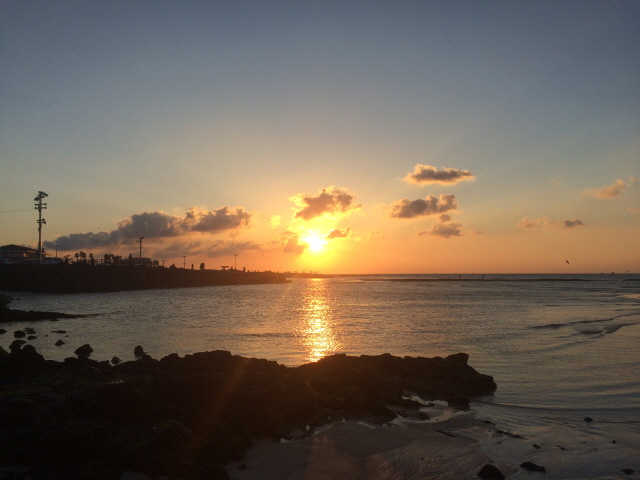
#> input picture images/img5.jpg, 640 x 480 px, found by its file name
$ python '감마.py'
#> lines starting #> are read from the running program, lines starting #| are printed output that depends on the picture
import cv2
import numpy as np
from matplotlib import pyplot as plt

img1 = cv2.imread('C:\\Users\\user\\Desktop\\OpenCv\\images\\img5.jpg', 0)
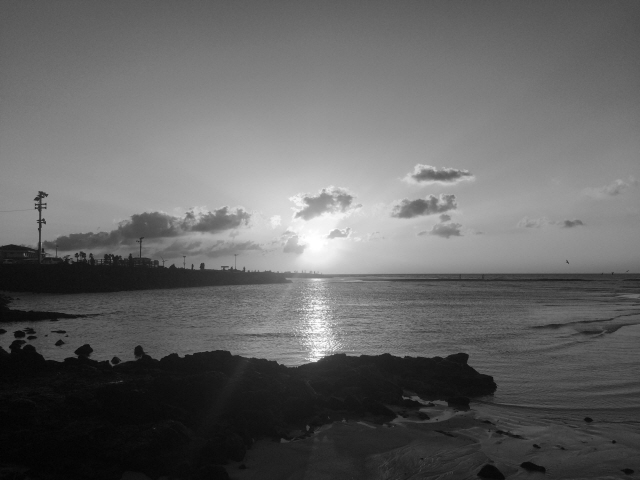
#> img1: shape (480, 640); min 0, max 255, mean 100.7

if img1 is None:
    print("no file found")
    exit()


multi_lut = np.full(shape=[256], fill_value=0, dtype=np.uint8)
log_lut = np.full(shape=[256], fill_value=0, dtype=np.uint8)
invol_lut = np.full(shape=[256], fill_value=0, dtype=np.uint8)
sel_lut = np.full(shape=[256], fill_value=0, dtype=np.uint8)

multi_v = 2; gamma1 = 0.1; gamma2 =0.6
thres1 = 5; thres2= 100

max_v_log = 255/np.log(1+255)
max_v_invol = 255/np.power(255, gamma1)
max_v_sel = 100/ np.power(thres2, gamma2)

for i in range(256):
    val = i * multi_v

    if val > 255 : val = 256
    multi_lut[i] = val
    log_lut[i] = np.round(max_v_log * np.log(1+i))

    invol_lut[i] = np.round(max_v_invol * np.power(i , gamma1))

    if i < thres1 : sel_lut[i] = i
    elif i > thres2 : sel_lut[i] = i
    else: sel_lut[i] = np.round(max_v_sel * np.power(i, gamma2))


ress = []
ress.append(img1)
ress.append(cv2.LUT(img1, multi_lut))
ress.append(cv2.LUT(img1, log_lut))
ress.append(cv2.LUT(img1, invol_lut))
ress.append(cv2.LUT(img1, sel_lut))

titles = ['입력 영상','상수곱','로그변환','거듭제곱','구간 변환']

plt.rc('font', family='Nanum Gotthic')

for i in range(5):
    plt.subplot(2,3,i+1)
    plt.imshow(ress[i])
    plt.title(titles[i])
    plt.xticks([]),plt.yticks([])

plt.show()
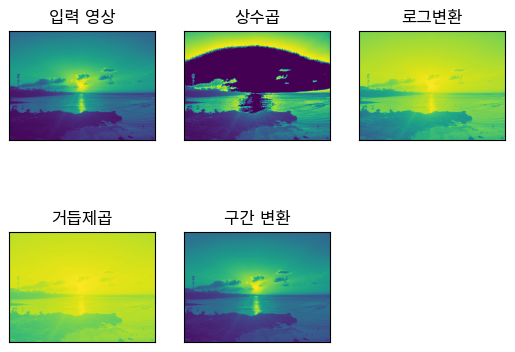
#> figure drawn by matplotlib, 5 panels

$ run again, with images/img1.jpg copied over images/img5.jpg
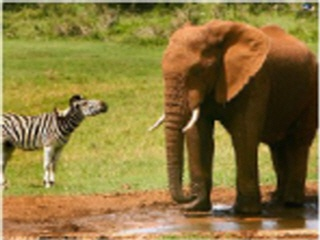
#> input picture images/img1.jpg, 320 x 240 px, found by its file name
#> `img1 = cv2.imread('C:\\Users\\user\\Desktop\\OpenCv\\images\\img5.jpg'..`:
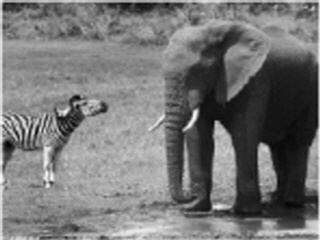
#> img1: shape (240, 320); min 1, max 250, mean 117.8

$ run again, with images/img11.jpg copied over images/img5.jpg
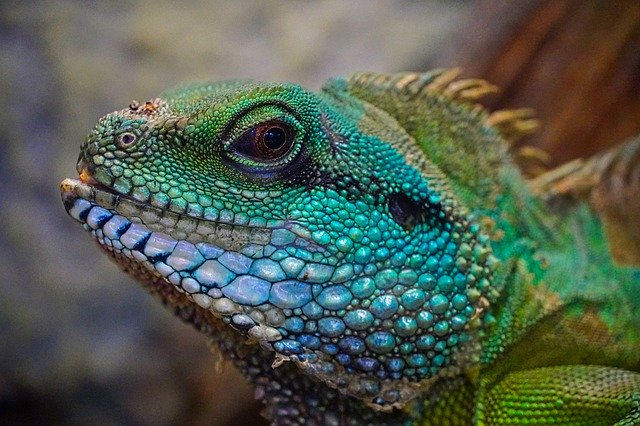
#> input picture images/img11.jpg, 640 x 426 px, found by its file name
#> `img1 = cv2.imread('C:\\Users\\user\\Desktop\\OpenCv\\images\\img5.jpg'..`:
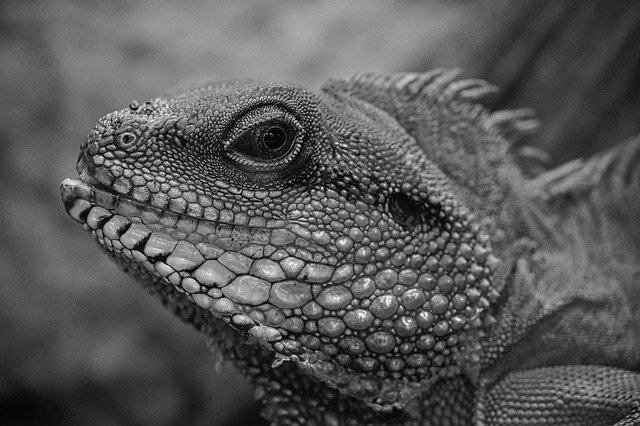
#> img1: shape (426, 640); min 0, max 255, mean 88.1

$ run again, with images/img12.jpg copied over images/img5.jpg
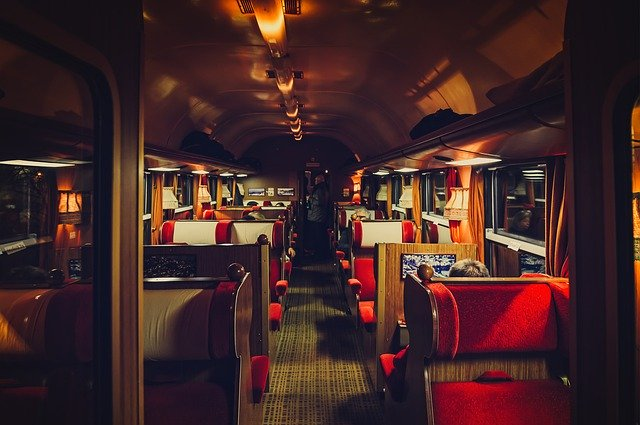
#> input picture images/img12.jpg, 640 x 425 px, found by its file name
#> `img1 = cv2.imread('C:\\Users\\user\\Desktop\\OpenCv\\images\\img5.jpg'..`:
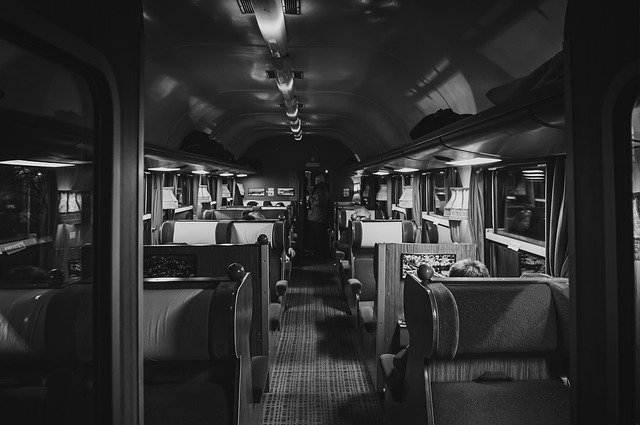
#> img1: shape (425, 640); min 0, max 255, mean 46.7
